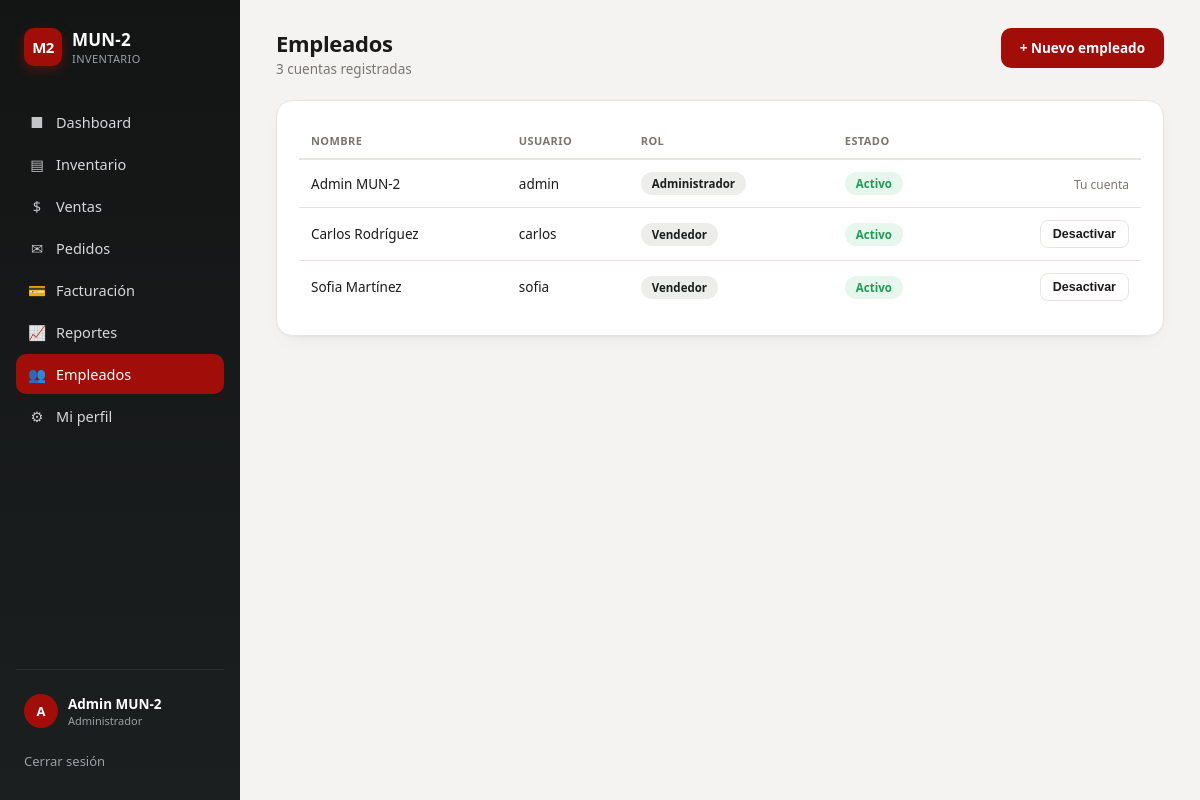
/usuarios (signed in), run on the app's committed database.
### tables this page shows
CREATE TABLE usuarios (
            id INTEGER PRIMARY KEY AUTOINCREMENT,
            nombre TEXT NOT NULL,
            usuario TEXT UNIQUE NOT NULL,
            rol TEXT NOT NULL CHECK (rol IN ('Administrador', 'Vendedor')),
            password_hash TEXT NOT NULL,
            activo INTEGER NOT NULL DEFAULT 1
        );

### app.py (the view)
@app.route("/usuarios")
@admin_required
def usuarios():
    db = get_db()
    filas = db.execute("SELECT * FROM usuarios ORDER BY rol, nombre").fetchall()
    return render_template("usuarios.html", usuarios=filas)

### app.py (called while the page is built)
def get_db():
    if "db" not in g:
        g.db = get_connection()
    return g.db

def admin_required(view):
    @wraps(view)
    def wrapped(*args, **kwargs):
        if "usuario_id" not in session:
            return redirect(url_for("login"))
        if session.get("rol") != "Administrador":
            flash("Solo un administrador puede acceder a esa sección.", "error")
            return redirect(url_for("dashboard"))
        return view(*args, **kwargs)
    return wrapped

@app.context_processor
def inject_globals():
    ahora = datetime.now()
    fecha_hoy = f"{ahora.day} de {MESES_ES[ahora.month - 1]}, {ahora.year}"
    return {
        "tienda_nombre": "MUN-2",
        "usuario_actual": session.get("nombre"),
        "rol_actual": session.get("rol"),
        "fecha_hoy": fecha_hoy,
    }

### database.py (called while the page is built)
def get_connection():
    conn = sqlite3.connect(DB_PATH)
    conn.row_factory = sqlite3.Row
    conn.execute("PRAGMA foreign_keys = ON")
    return conn

### templates/usuarios.html (shortened to what this page needs)
{% extends "base.html" %}
{% block content %}
<div class="page-header">
  <div>
    <div class="page-title">Empleados</div>
    <div class="page-sub">{{ usuarios|length }} cuentas registradas</div>
  </div>
  <a class="btn btn-primary" href="{{ url_for('usuario_nuevo') }}">+ Nuevo empleado</a>
</div>
<div class="card">
  <table>
    <thead><tr><th>Nombre</th><th>Usuario</th><th>Rol</th><th>Estado</th><th></th></tr></thead>
    <tbody>
      {% for u in usuarios %}
      <tr>
        <td>{{ u.nombre }}</td>
        <td>{{ u.usuario }}</td>
        <td><span class="pill pill-black">{{ u.rol }}</span></td>
        <td>
          {% if u.activo %}<span class="pill pill-green">Activo</span>
          {% else %}<span class="pill pill-gray">Desactivado</span>{% endif %}
        </td>
        <td style="text-align:right;">
          {% if u.id != session.get('usuario_id') %}
          <form method="post" action="{{ url_for('usuario_toggle', usuario_id=u.id) }}" style="display:inline;">
            <button class="btn btn-sm btn-outline" type="submit">{{ 'Desactivar' if u.activo else 'Activar' }}</button>
          </form>
          {% else %}
          <span style="font-size:12px; color:var(--muted);">Tu cuenta</span>
          {% endif %}
        </td>
      </tr>
      {% endfor %}
    </tbody>
  </table>
</div>
{% endblock %}

### templates/base.html (shortened to what this page needs)
<!DOCTYPE html>
<html lang="es">
<head>
</head>
<body>
  <aside class="sidebar">
    <div class="brand">
      <div class="brand-badge">M2</div>
      <div>
        <div class="brand-name">MUN&#8209;2</div>
        <div class="brand-sub">Inventario</div>
      </div>
    </div>
    <div class="nav-section">
      <a class="nav-link {% if request.path == url_for('dashboard') %}active{% endif %}" href="{{ url_for('dashboard') }}">
        <span class="nav-icon">&#9632;</span> Dashboard
      </a>
      <a class="nav-link {% if request.path.startswith('/inventario') %}active{% endif %}" href="{{ url_for('inventario') }}">
        <span class="nav-icon">&#9636;</span> Inventario
      </a>
      <a class="nav-link {% if request.path.startswith('/ventas') %}active{% endif %}" href="{{ url_for('ventas') }}">
        <span class="nav-icon">&#36;</span> Ventas
      </a>
      <a class="nav-link {% if request.path.startswith('/pedidos') %}active{% endif %}" href="{{ url_for('pedidos') }}">
        <span class="nav-icon">&#9993;</span> Pedidos
      </a>
      {% if rol_actual == 'Administrador' %}
      <a class="nav-link {% if request.path.startswith('/facturacion') %}active{% endif %}" href="{{ url_for('facturacion') }}">
        <span class="nav-icon">&#128179;</span> Facturación
      </a>
      <a class="nav-link {% if request.path.startswith('/reportes') %}active{% endif %}" href="{{ url_for('reportes') }}">
        <span class="nav-icon">&#128200;</span> Reportes
      </a>
      <a class="nav-link {% if request.path.startswith('/usuarios') %}active{% endif %}" href="{{ url_for('usuarios') }}">
        <span class="nav-icon">&#128101;</span> Empleados
      </a>
      {% endif %}
      <a class="nav-link {% if request.path.startswith('/perfil') %}active{% endif %}" href="{{ url_for('perfil') }}">
        <span class="nav-icon">&#9881;</span> Mi perfil
      </a>
    </div>
    <div class="sidebar-footer">
      <div class="user-chip">
        <div class="user-avatar">{{ (usuario_actual or "U")[0] }}</div>
        <div>
          <div class="user-name">{{ usuario_actual }}</div>
          <div class="user-role">{{ rol_actual }}</div>
        </div>
      </div>
      <a class="logout-link" href="{{ url_for('logout') }}">Cerrar sesión</a>
    </div>
  </aside>
  <main class="main">
    {% block content %}{% endblock %}
  </main>
</body>
</html>

### templates/base.html (style rules this page uses)
:root { --red:#A10D09; --red-dark:#7C0A07; --red-soft:#FDE9E8; --black:#131515; --charcoal:#1C1F1F; --slate:#525E6A; --bg:#F5F3F1; --card:#FFFFFF; --border:#E9E4E1; --text:#1A1A1A; --muted:#7A7570; --success:#1F9D55; --success-soft:#E7F7EE; --radius:16px; --shadow:0 1px 2px rgba(20,15,12,0.04), 0 8px 24px -12px rgba(20,15,12,0.10); }
* { box-sizing:border-box; }
body { margin:0; font-family:'Segoe UI', system-ui, -apple-system, Roboto, Helvetica, Arial, sans-serif; background:var(--bg); color:var(--text); display:flex; min-height:100vh; }
a { text-decoration:none; color:inherit; }
.sidebar { width:240px; flex-shrink:0; background:linear-gradient(180deg, var(--black) 0%, var(--charcoal) 100%); color:#fff; display:flex; flex-direction:column; padding:24px 16px; }
.brand { display:flex; align-items:center; gap:10px; padding:4px 8px 28px 8px; }
.brand-badge { width:38px; height:38px; border-radius:10px; background:var(--red); display:flex; align-items:center; justify-content:center; font-weight:800; font-size:15px; letter-spacing:-0.5px; box-shadow:0 4px 12px rgba(161,13,9,0.45); }
.brand-name { font-weight:700; font-size:17px; letter-spacing:0.2px; }
.brand-sub { font-size:11px; color:#9AA0A6; letter-spacing:0.4px; text-transform:uppercase; }
.nav-section { margin-top:8px; }
.nav-link { display:flex; align-items:center; gap:10px; padding:10px 12px; border-radius:10px; font-size:14.5px; color:#D6D8D9; font-weight:500; margin-bottom:2px; transition:background 0.15s ease, color 0.15s ease; }
.nav-link.active { background:var(--red); color:#fff; }
.nav-icon { width:18px; text-align:center; opacity:0.9; }
.sidebar-footer { margin-top:auto; padding-top:16px; border-top:1px solid rgba(255,255,255,0.08); }
.user-chip { display:flex; align-items:center; gap:10px; padding:8px; }
.user-avatar { width:34px; height:34px; border-radius:50%; background:var(--red); display:flex; align-items:center; justify-content:center; font-weight:700; font-size:13px; }
.user-name { font-size:13.5px; font-weight:600; color:#fff; }
.user-role { font-size:11px; color:#9AA0A6; }
.logout-link { display:block; margin-top:10px; font-size:13px; color:#9AA0A6; padding:6px 8px; }
.main { flex:1; padding:28px 36px 48px 36px; max-width:1400px; }
.page-title { font-size:24px; font-weight:800; letter-spacing:-0.3px; }
.page-sub { font-size:13.5px; color:var(--muted); margin-top:2px; }
.card { background:var(--card); border:1px solid var(--border); border-radius:var(--radius); box-shadow:var(--shadow); padding:22px; }
.page-header { display:flex; align-items:flex-start; justify-content:space-between; flex-wrap:wrap; gap:14px; margin-bottom:22px; }
.page-header .page-title { font-size:22px; }
.btn { display:inline-flex; align-items:center; gap:7px; justify-content:center; padding:10px 18px; border-radius:10px; font-size:13.5px; font-weight:700; border:1px solid transparent; cursor:pointer; text-decoration:none; }
.btn-primary { background:var(--red); color:#fff; }
.btn-outline { background:#fff; color:var(--text); border-color:var(--border); }
.btn-sm { padding:6px 12px; font-size:12.5px; border-radius:8px; }
table { width:100%; border-collapse:collapse; }
thead th { text-align:left; font-size:11px; text-transform:uppercase; letter-spacing:0.4px; color:var(--muted); font-weight:700; padding:10px 12px; border-bottom:2px solid var(--border); }
tbody td { padding:12px; font-size:13.5px; border-bottom:1px solid var(--border); vertical-align:middle; }
tbody tr:last-child td { border-bottom:none; }
.pill { display:inline-flex; align-items:center; padding:4px 11px; border-radius:999px; font-size:11.5px; font-weight:700; }
.pill-black { background:#EDEDEC; color:var(--charcoal); }
.pill-green { background:var(--success-soft); color:var(--success); }

### data on the page
usuarios: nombre "Admin MUN-2", rol "Administrador", usuario "admin", activo "Activo", shows "Tu cuenta"
usuarios: nombre "Carlos Rodríguez", usuario "carlos", rol "Vendedor", shows "Activo", activo "Desactivar"
usuarios: nombre "Sofia Martínez", usuario "sofia", rol "Vendedor", shows "Activo", activo "Desactivar"

### other printed values
{{ (usuario_actual or "U")[0] }} "A"
{{ usuarios|length }} "3"
